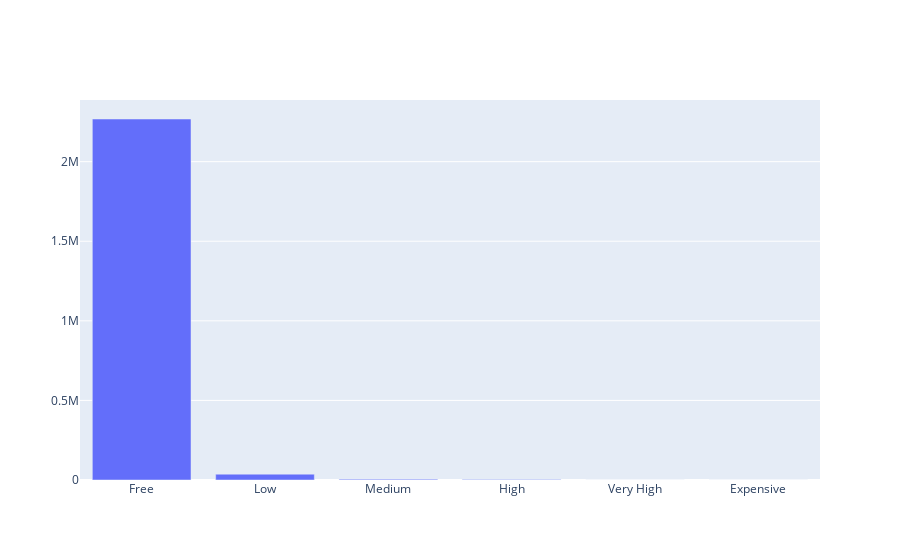

The notebook cell saved with this chart:
### Code cell
# Make the same plot with plotly
import plotly.graph_objs as go
fig = go.Figure(data=[go.Bar(x=df['Price_groups'].value_counts().index, y=df['Price_groups'].value_counts().values)])
fig.show()

### Figure 1 — Plotly figure (JSON) as saved in the notebook; plotly's stock layout.template omitted (floating-point values rounded to 4 significant figures)
{"data": [{"type": "bar", "x": ["Free", "Low", "Medium", "High", "Very High", "Expensive"], "y": [2268011, 36683, 5308, 2473, 285, 184]}], "layout": {}}
